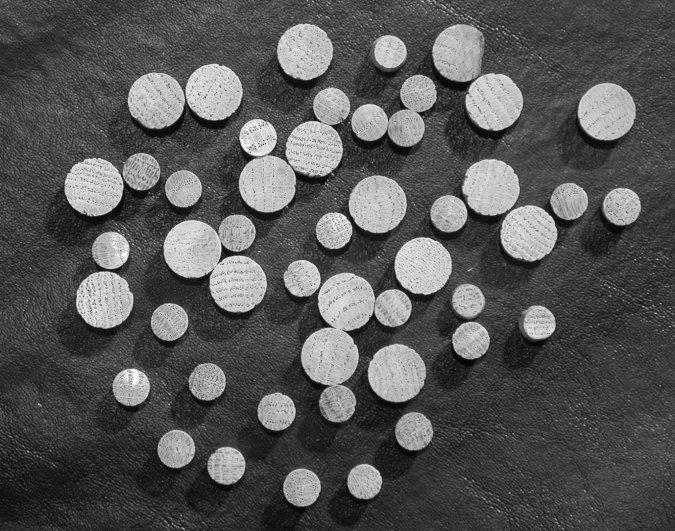
#> input picture Ex_Image_Processing/Ex5/dowels.tif, 675 x 531 px
$ python ex_13_k_means.py
#> lines starting #> are read from the running program, lines starting #| are printed output that depends on the picture
# -*- coding: utf-8 -*-
"""
Created on Sat Jun  3 12:18:43 2023

@author: nokia
"""

import numpy as np
import matplotlib.pyplot as plt
import skimage.io as io
import scipy.ndimage as ndi
from sklearn.cluster import k_means

plt.close('all')

x = io.imread('dowels.tif')
#> x is the input picture: shape (531, 675); min 2, max 255, mean 86.7

# creo una matrice con un numero di righe pari ai pixel dell'immagine
# e numero di colonne pari al numero di informazioni da associare
# ad ogni pixel (in questo caso è solo l'intensità luminosa)

M,N = x.shape
#> M = 531; N = 675
Nc = 3

d = np.reshape(x, (M*N,1))

# idx = ad ogni pixel, a che regione l'ho associato
# mse = errore di approssimare al proprio valore il centroide
# errore tra quel valore e il centroide
# è un indice utile per capire se il clustering è andato bene o meno

centroidi, idx, mse = k_means(d, Nc)
#> centroidi = [44.72, 187.9, 76.51]; mse = 77040496.2

idx = np.reshape(idx, (M, N))
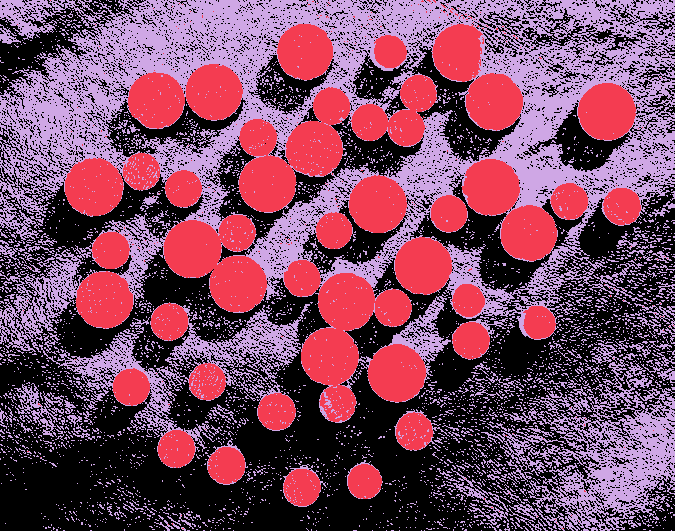
#> idx: shape (531, 675) int32; 3 distinct labels, from 0 to 2; one colour per label, 0 black

plt.figure()
plt.imshow(idx, clim = [0,Nc-1], cmap = 'jet', interpolation='nearest')

$ run again, with Ex_Image_Processing/Ex5/casa.tif copied over Ex_Image_Processing/Ex5/dowels.tif
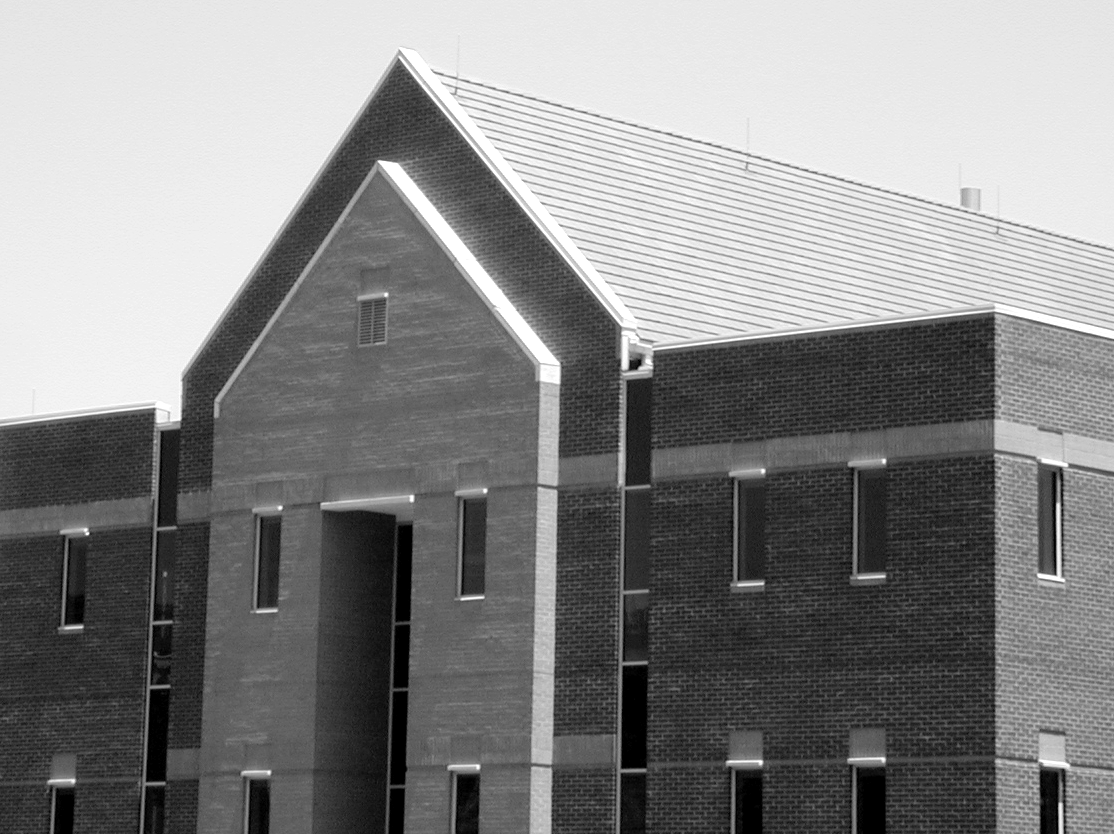
#> input picture Ex_Image_Processing/Ex5/casa.tif, 1114 x 834 px
#> x is the input picture: shape (834, 1114); min 0, max 255, mean 133.3
#> centroidi = [112.6, 230.3, 48.28]; mse = 322578586.6
#> `idx = np.reshape(idx, (M, N))`:
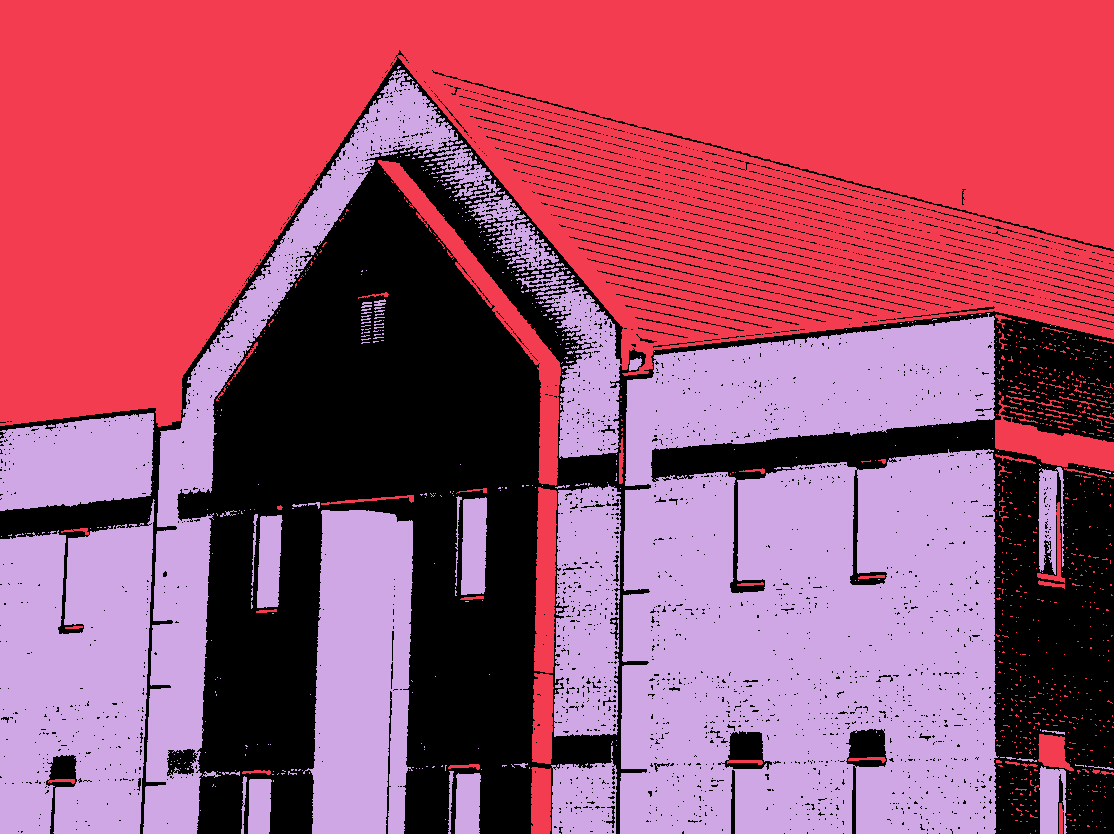
#> idx: shape (834, 1114) int32; 3 distinct labels, from 0 to 2; one colour per label, 0 black

$ run again, with Ex_Image_Processing/Ex5/granelli_riso.tif copied over Ex_Image_Processing/Ex5/dowels.tif
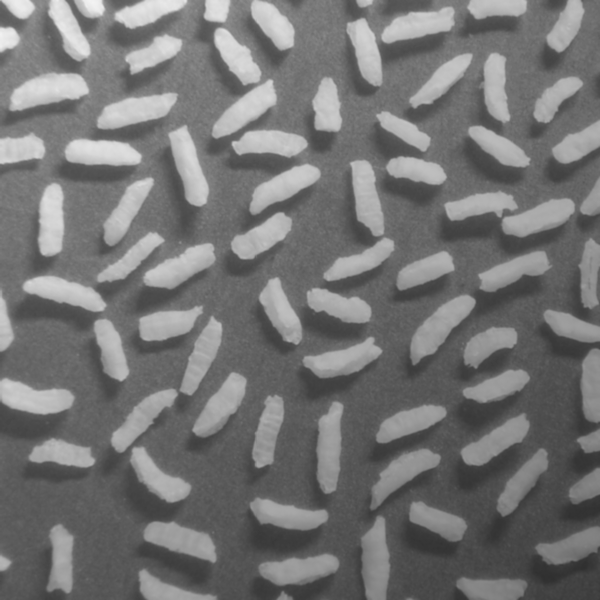
#> input picture Ex_Image_Processing/Ex5/granelli_riso.tif, 600 x 600 px
#> x is the input picture: shape (600, 600); min 47, max 243, mean 116.4
#> centroidi = [180.6, 83.95, 120.1]; mse = 71510834.1
#> `idx = np.reshape(idx, (M, N))`:
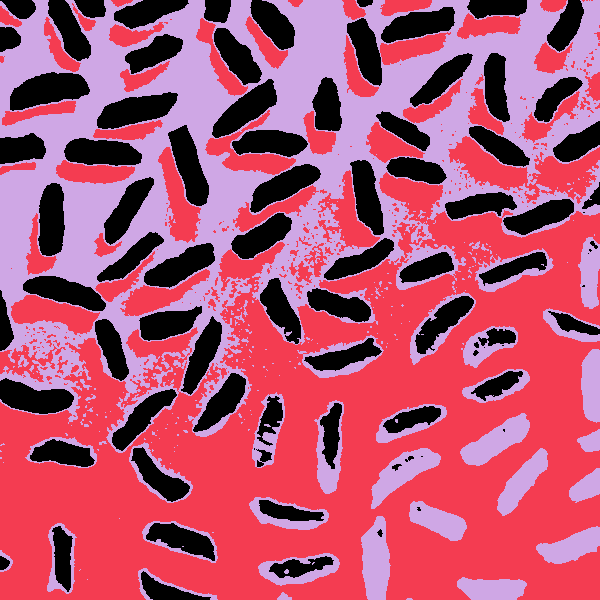
#> idx: shape (600, 600) int32; 3 distinct labels, from 0 to 2; one colour per label, 0 black
